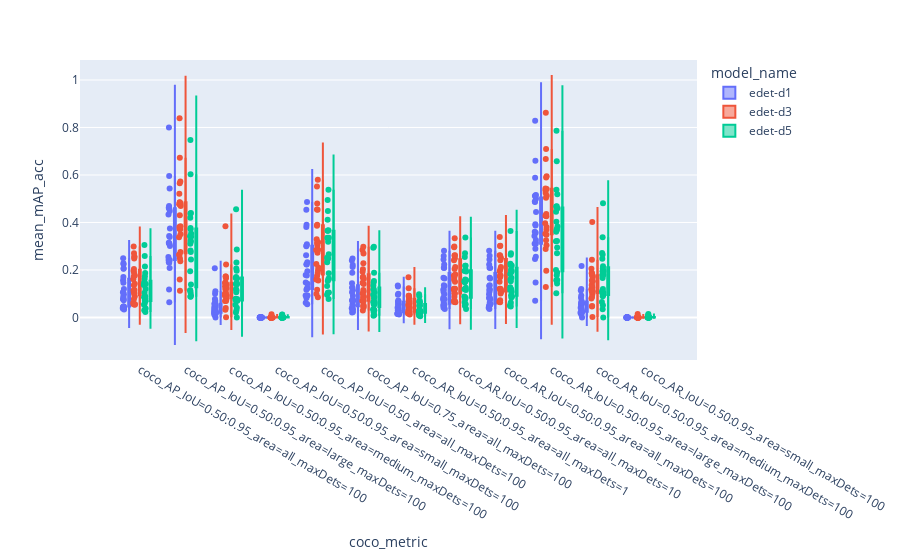

Notebook code cell kept with this figure:
### Markdown cell above
### (1080, 1920) resolution

### Code cell
import plotly.express as px

fig = px.violin(df.loc[(df["resolution"] == '(1080, 1920)')], y="mean_mAP_acc", x="coco_metric", color="model_name", box=True, points="all", hover_data=["model_name", "run_name", "mean_lat", "mean_mAP_acc"])
fig.show()

### Figure 1 — Plotly figure (JSON) as saved in the notebook; plotly's stock layout.template omitted (floating-point values rounded to 4 significant figures; data arrays with more than 128 entries replaced by an {"elided": "..."} marker saying what was removed)
{"data": [{"alignmentgroup": "True", "box": {"visible": true}, "customdata": {"elided": "288x4 mixed values"}, "hovertemplate": "model_name=%{customdata[0]}<br>coco_metric=%{x}<br>mean_mAP_acc=%{customdata[3]}<br>run_name=%{customdata[1]}<br>mean_lat=%{customdata[2]}<extra></extra>", "legendgroup": "edet-d1", "marker": {"color": "#636efa"}, "name": "edet-d1", "offsetgroup": "edet-d1", "orientation": "v", "points": "all", "scalegroup": "True", "showlegend": true, "type": "violin", "x": {"elided": "288 str values"}, "x0": " ", "xaxis": "x", "y": {"elided": "288 float values"}, "y0": " ", "yaxis": "y"}, {"alignmentgroup": "True", "box": {"visible": true}, "customdata": {"elided": "288x4 mixed values"}, "hovertemplate": "model_name=%{customdata[0]}<br>coco_metric=%{x}<br>mean_mAP_acc=%{customdata[3]}<br>run_name=%{customdata[1]}<br>mean_lat=%{customdata[2]}<extra></extra>", "legendgroup": "edet-d3", "marker": {"color": "#EF553B"}, "name": "edet-d3", "offsetgroup": "edet-d3", "orientation": "v", "points": "all", "scalegroup": "True", "showlegend": true, "type": "violin", "x": {"elided": "288 str values"}, "x0": " ", "xaxis": "x", "y": {"elided": "288 float values"}, "y0": " ", "yaxis": "y"}, {"alignmentgroup": "True", "box": {"visible": true}, "customdata": {"elided": "288x4 mixed values"}, "hovertemplate": "model_name=%{customdata[0]}<br>coco_metric=%{x}<br>mean_mAP_acc=%{customdata[3]}<br>run_name=%{customdata[1]}<br>mean_lat=%{customdata[2]}<extra></extra>", "legendgroup": "edet-d5", "marker": {"color": "#00cc96"}, "name": "edet-d5", "offsetgroup": "edet-d5", "orientation": "v", "points": "all", "scalegroup": "True", "showlegend": true, "type": "violin", "x": {"elided": "288 str values"}, "x0": " ", "xaxis": "x", "y": {"elided": "288 float values"}, "y0": " ", "yaxis": "y"}], "layout": {"autosize": true, "legend": {"title": {"text": "model_name"}, "tracegroupgap": 0}, "margin": {"t": 60}, "violinmode": "group", "xaxis": {"anchor": "y", "autorange": true, "domain": [0, 1], "range": [-1.265, 12.17], "title": {"text": "coco_metric"}, "type": "category"}, "yaxis": {"anchor": "x", "autorange": true, "domain": [0, 1], "range": [-0.179, 1.084], "title": {"text": "mean_mAP_acc"}, "type": "linear"}}}
